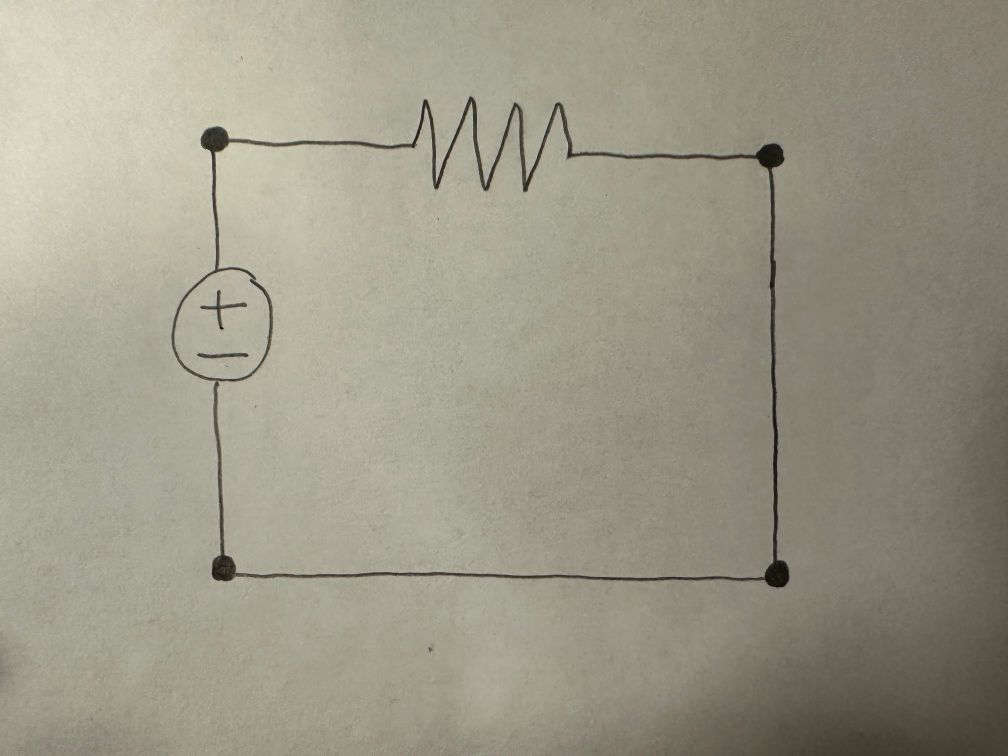
#> input picture test_circuits/test0.jpg, 2016 x 1512 px (shown at 1/2 size)
$ python generate_subimages.py
#> lines starting #> are read from the running program, lines starting #| are printed output that depends on the picture; after the words box and inside, x2 and y2 are one past the last pixel; in counts of white or black regions, pixels touching at a corner belong together
import cv2
import numpy as np
import os

def load_image(filename):
    img = cv2.imread(filename, cv2.IMREAD_GRAYSCALE) # Read image

    if img.shape[1] > img.shape[0]:
        img = cv2.resize(img, (1920, 1080), interpolation=cv2.INTER_AREA)
    else:
        img = cv2.resize(img, (1080, 1920), interpolation=cv2.INTER_AREA)
    # print(f"Height: {img.shape[0]}")
    # print(f"Width: {img.shape[1]}")
    cv2.imshow("original img", img)
    cv2.waitKey(0)
    return img

def apply_threshold(img):
    binary_img = img.copy()

    binary_img = cv2.fastNlMeansDenoising(binary_img, None, 30, 21, 11)
    cv2.imshow(f"bin image", binary_img)
    cv2.waitKey(0)
    binary_img = cv2.adaptiveThreshold(binary_img, 255, cv2.ADAPTIVE_THRESH_GAUSSIAN_C,
                                          cv2.THRESH_BINARY, 49, 5)
    cv2.imshow(f"bin image", binary_img)
    cv2.waitKey(0)
    return binary_img

def apply_median_blur(img, ksize=37):
    b_img = img.copy()
    b_img = cv2.medianBlur(b_img, ksize)
    cv2.imshow("blur img", b_img)
    cv2.waitKey(0)
    return b_img

def get_circles(img):
    rows = img.shape[0]
    cols = img.shape[1]
    circles = cv2.HoughCircles(img, cv2.HOUGH_GRADIENT, 1, min(rows / 8, cols / 8),
    param1=200, param2=8,
    minRadius=5, maxRadius=80)

    if circles is not None:
        circles = circles.astype(int)
        circles = circles[0]
    else:
        print("NO CIRCLES DETECTED!!")
        exit

    new_circles = []
    for i in range(len(circles)):
        new_circles.append((circles[i][0], circles[i][1], circles[i][2]))

    print(new_circles)
    return new_circles

def show_circles(img, circles):
    circles_img = img.copy()
    # for x, y, r in circles:
    for i in range(len(circles)):
        x = circles[i][0]
        y = circles[i][1]
        r = circles[i][2]
        # circle center
        circles_img = cv2.circle(circles_img, (x, y), 1, (0, 100, 100), 6)
        circles_img = cv2.circle(circles_img, (x, y), r, (255, 0, 0), 20)


    cv2.imshow("detected circles", circles_img)
    cv2.waitKey(0)

def distance(circle1, circle2):
    x1, y1, _ = circle1
    x2, y2, _ = circle2
    return np.sqrt((x2 - x1)**2 + (y2 - y1)**2)

def getNeighbors(circle, circles):
    # direction = ["left", "right", "down", "up"]
    neighbors = [None] * 4
    this_x = circle[0]
    this_y = circle[1]
    this_r = circle[2]
    dist_differential = 40
    for other_circle in circles:
        if circle == other_circle:
            continue
        other_x = other_circle[0]
        other_y = other_circle[1]
        other_r = other_circle[2]
        up_dist = this_y - other_y
        down_dist = other_y - this_y
        left_dist = this_x - other_x
        right_dist = other_x - this_x
        distances = [left_dist, right_dist, down_dist, up_dist]
        e_dist = distance(circle, other_circle)
        for i in range(len(distances)):
            dir_dist = distances[i]
            if dir_dist > 0 and e_dist - dir_dist <= dist_differential and (neighbors[i] == None or dir_dist < neighbors[i][1]):
                neighbors[i] = (other_circle, dir_dist)

    result = [None] * 4
    for i in range(len(result)):
        if neighbors[i] != None:
            result[i] = neighbors[i][0]

    return result

def show_neighbors(img, neighbors):
    print(neighbors)
    for circle in neighbors:
        x = circle[0]
        y = circle[1]
        r = circle[2]
        new_img = img.copy()
        new_img = cv2.circle(new_img, (x, y), r, (255, 0, 0), 3)
        cv2.imshow("circle neighbors", new_img)
        cv2.waitKey(0)

        for neighbor in neighbors[circle]:
            if neighbor != None:
                new_img = cv2.circle(new_img, (neighbor[0], neighbor[1]), neighbor[2], (255, 255, 255), 3)

        cv2.imshow("circle neighbors", new_img)
        cv2.waitKey(0)

# [25 lines of commented-out code are left out]


def get_subimages(img, edges):
    sub_images = []

    cut_off = 50
    binary_img = img.copy()

    binary_img = cv2.fastNlMeansDenoising(binary_img, None, 50, 11, 11)
    cv2.imshow(f"bin image", binary_img)
    cv2.waitKey(0)
    binary_img = cv2.adaptiveThreshold(binary_img, 255, cv2.ADAPTIVE_THRESH_GAUSSIAN_C,
                                          cv2.THRESH_BINARY, 27, 5)
    cv2.imshow(f"bin image", binary_img)
    cv2.waitKey(0)

    for circle1, circle2 in edges:
        isHorizontal = abs(circle1[0] - circle2[0]) > abs(circle1[1] - circle2[1])
        if isHorizontal:
            leftX = min(circle1[0], circle2[0]) + 50
            rightX = max(circle1[0], circle2[0]) - 49
            print(f"Left: {leftX} right: {rightX}")
            # pick one of the y coordinates
            y = min(circle1[1], circle2[1]) + 30
            while y < img.shape[0]:
                has_black = False
                for x in range(leftX, rightX):
                    if binary_img[y, x] < 255:
                        has_black = True
                        break
                if has_black:
                    y += 2
                else:
                    break
            upper_y = min(y + 20, img.shape[0])
            y = min(circle1[1], circle2[1]) - 30
            while y > 0:
                has_black = False
                for x in range(leftX, rightX):
                    if binary_img[y, x] < 255:
                        has_black = True
                        break
                if has_black:
                    y -= 2
                else:
                    break
            lower_y = max(0, y - 20)
            sub_image = img[lower_y: upper_y, leftX:rightX]
            sub_images.append([circle1, circle2, sub_image])
        else:
            lowerY = min(circle1[1], circle2[1]) + 50
            upperY = max(circle1[1], circle2[1]) - 49
            # pick one of the x coordinates
            x = min(circle1[0], circle2[0]) + 30
            while x < img.shape[1]:
                has_black = False
                for y in range(lowerY, upperY):
                    if binary_img[y, x] < 255:
                        has_black = True
                        break
                if has_black:
                    x += 2
                else:
                    break
            right_x = min(x + 20, img.shape[1])
            x = min(circle1[0], circle2[0]) - 30
            while x > 0:
                has_black = False
                for y in range(lowerY, upperY):
                    if binary_img[y, x] < 255:
                        has_black = True
                        break
                if has_black:
                    x -= 2
                else:
                    break
            left_x = max(0, x - 20)
            sub_image = img[lowerY: upperY, left_x:right_x]
            sub_images.append([circle1, circle2, sub_image])

    return sub_images

def get_edges_subimages(filename):
    user_img = load_image(filename)
    thresholded_img = apply_threshold(user_img)
#> in apply_threshold, `binary_img = cv2.adaptiveThreshold(binary_img, 255, cv2.ADAPTIVE_THRES..`:
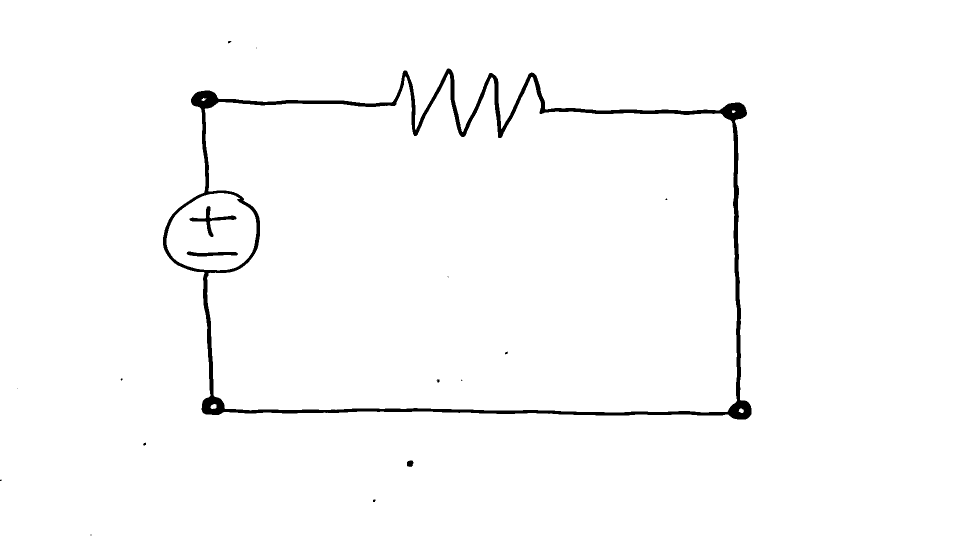
#> binary_img: shape (1080, 1920) (shown at 1/2 size); 98.2% white; 19 black regions (10 under 20 px), largest, box (x1, y1, x2, y2) and area: (326, 137, 1503, 839) 35421, (379, 412, 473, 474) 1025, (373, 503, 476, 513) 678
    med_blurred_img = apply_median_blur(thresholded_img)
#> in apply_median_blur, `b_img = cv2.medianBlur(b_img, ksize)`:
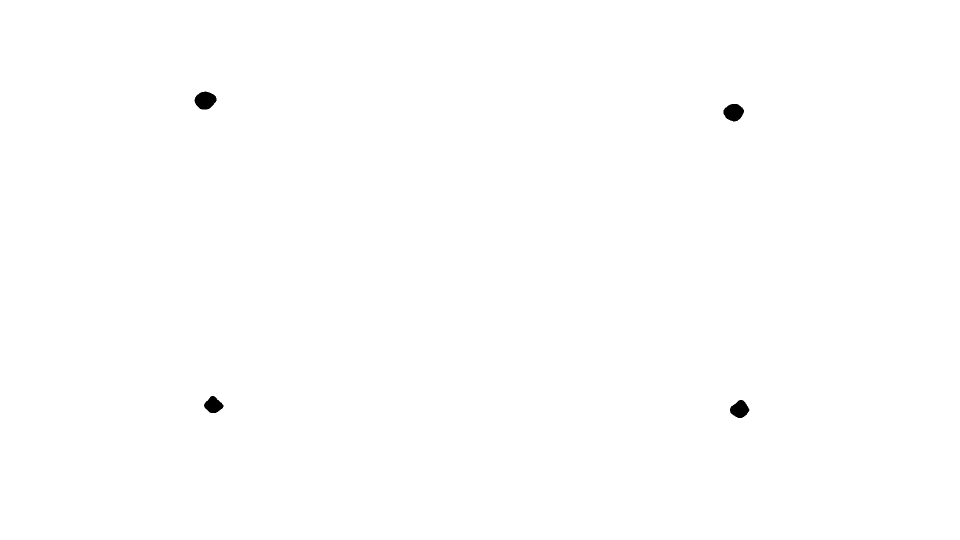
#> b_img: shape (1080, 1920) (shown at 1/2 size); 99.8% white; 4 black regions, box (x1, y1, x2, y2) and area: (389, 183, 433, 219) 1174, (1447, 208, 1488, 243) 1065, (1460, 800, 1499, 836) 952, (408, 792, 447, 826) 867
    circles = get_circles(med_blurred_img)
#> in get_circles, `circles = cv2.HoughCircles(img, cv2.HOUGH_GRADIENT, 1, min(rows / 8, c..`: circles = [[408.5, 200.5, 18], [1467.5, 228.5, 21.2], [1477.5, 817.5, 18], [426.5, 806.5, 18.2]]
#> in get_circles, `circles = circles.astype(int)`: circles = [[408, 200, 18], [1467, 228, 21], [1477, 817, 18], [426, 806, 18]]
#> the loop in get_circles, `for i in range(len(circles)):` made 4 passes
#> after the loop in get_circles, `for i in range(len(circles)):`: new_circles = [(408, 200, 18), (1467, 228, 21), (1477, 817, 18), (426, 806, 18)]
#| [(408, 200, 18), (1467, 228, 21), (1477, 817, 18), (426, 806, 18)]
#> circles has the same summary as new_circles in get_circles
    show_circles(user_img, circles)
#> the loop in show_circles, `for i in range(len(circles)):` made 4 passes
#> pass 1, in show_circles, `circles_img = cv2.circle(circles_img, (x, y), r, (255, 0, 0), 20)`:
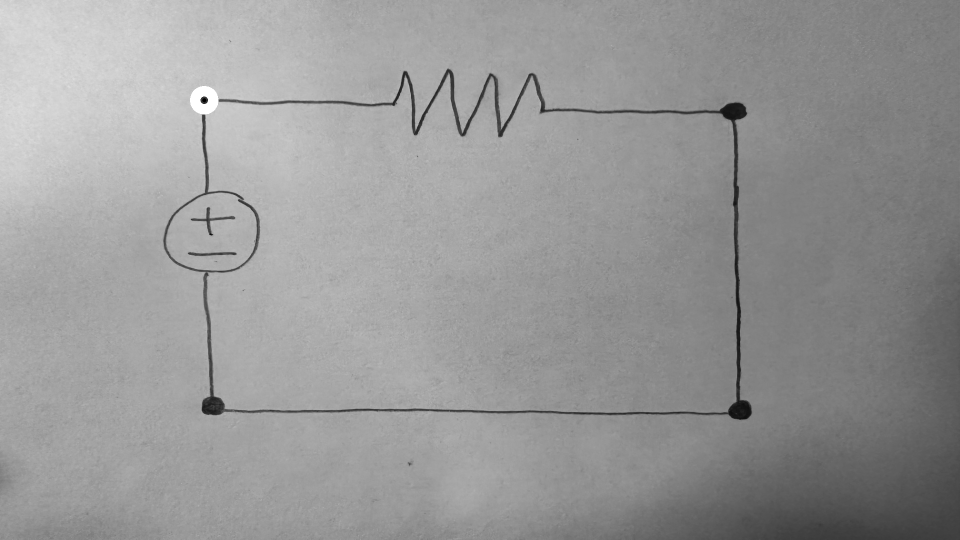
#> circles_img: shape (1080, 1920) (shown at 1/2 size); min 0, max 255, mean 151.4
#> pass 2, in show_circles, `circles_img = cv2.circle(circles_img, (x, y), r, (255, 0, 0), 20)`:
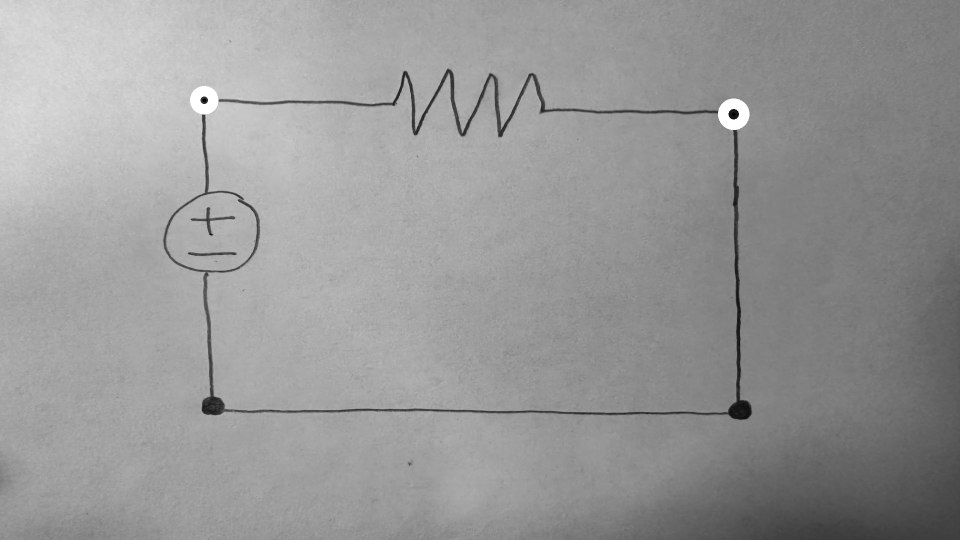
#> circles_img: shape (1080, 1920) (shown at 1/2 size); min 0, max 255, mean 151.7
#> after the loop in show_circles, `for i in range(len(circles)):`:
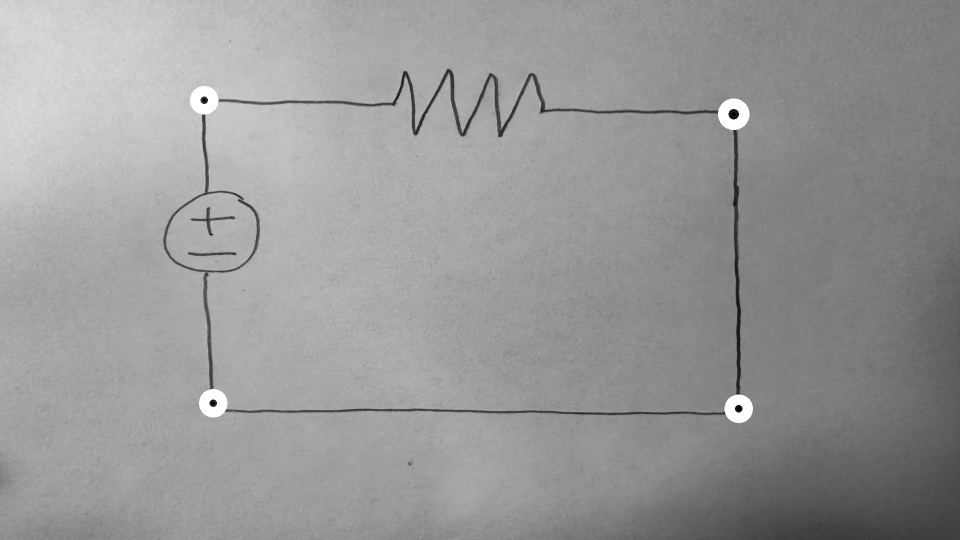
#> circles_img: shape (1080, 1920) (shown at 1/2 size); 0.23% of pixels changed, all inside (x1, y1, x2, y2) = (398, 778, 1506, 846)

    neighbors = {}
    for circle in circles:
        nbors = getNeighbors(circle, circles)
        neighbors[circle] = nbors
#> this loop made 4 passes
#> (this_x in getNeighbors, this_y in getNeighbors, this_r in getNeighbors) on passes 1 to 4: (408, 200, 18), (1467, 228, 21), (1477, 817, 18), (426, 806, 18)
#> after the loop, neighbors = 4 items
    print(neighbors)
#> (printed output is left out)

    # show_neighbors(user_img, neighbors)

    # node_map = get_nodes(circles, neighbors)

    edges = set()
    for circle in neighbors:
        circle_neighbors = neighbors[circle]
        for i in range(len(circle_neighbors)):
            neighbor = circle_neighbors[i]
            if neighbor and (circle, neighbor) not in edges and (neighbor, circle) not in edges:
                # if neighbor is to the left or below
                if i % 2 == 0:
                    edges.add((neighbor, circle))
                # neighbor is to the right or above
                else:
                    edges.add((circle, neighbor))
#> this loop made 4 passes
#> after the loop, edges = 4 items
    print(edges)
#| {((1477, 817, 18), (1467, 228, 21)), ((426, 806, 18), (1477, 817, 18)), ((408, 200, 18), (1467, 228, 21)), ((426, 806, 18), (408, 200, 18))}

    cv2.destroyAllWindows()

    sub_images = get_subimages(user_img, edges)
#> in get_subimages, `binary_img = cv2.adaptiveThreshold(binary_img, 255, cv2.ADAPTIVE_THRES..`: binary_img: shape (1080, 1920); 98.5% white; 4 black regions, box (x1, y1, x2, y2) and area: (326, 137, 1503, 839) 29454, (380, 413, 472, 473) 823, (375, 504, 474, 512) 547, (815, 922, 825, 932) 80
#> the loop in get_subimages, `for circle1, circle2 in edges:` made 4 passes
#> pass 1, in get_subimages, `sub_image = img[lowerY: upperY, left_x:right_x]`:
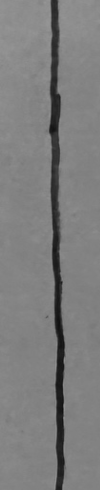
#> sub_image: shape (490, 100); min 15, max 149, mean 125.4
#> pass 3, in get_subimages, `sub_image = img[lower_y: upper_y, leftX:rightX]`:
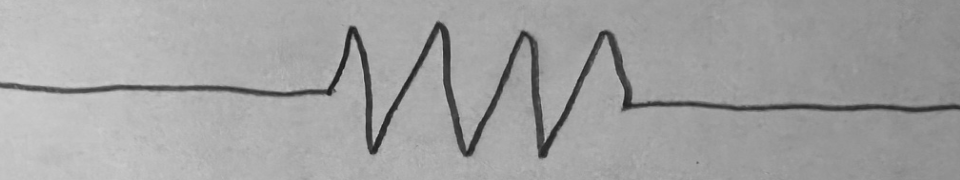
#> sub_image: shape (180, 960); min 28, max 205, mean 161.4
#> sub_images = 4 items

    for i in range(len(sub_images)):
        cv2.imshow(f"component{i}", sub_images[i][2])
        cv2.waitKey(0)
        name = filename[filename.rfind('/')+ 1: filename.rfind('.')]
        cv2.imwrite(f"../generated_components/{name}{random.randrange(0, 100000)}.jpg", sub_images[i][2])
#> this loop made 4 passes
    cv2.destroyAllWindows()
    return sub_images

import random

if __name__ == "__main__":

    # for filename in os.listdir("../component_images"):
    #     get_edges_subimages(f"../component_images/{filename}")

    get_edges_subimages(f"../test_circuits/test0.jpg")
